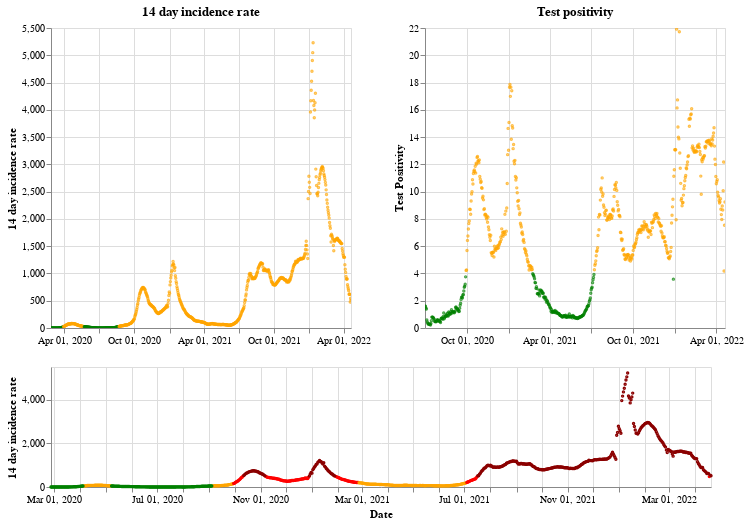

Write notebook code for a chart like this one.
### Markdown cell above
## Northern Ireland

### Code cell
plot_traffic_light('Northern Ireland')

### Figure 1 — Vega-Lite specification as saved in the notebook (floating-point values rounded to 4 significant figures; data arrays with more than 128 entries replaced by an {"elided": "..."} marker saying what was removed)
{"config": {"view": {"continuousWidth": 400, "continuousHeight": 300}}, "vconcat": [{"hconcat": [{"mark": {"type": "point", "size": 2}, "encoding": {"color": {"condition": {"value": "green", "test": "(datum.twoWeeklyCasesRate <= 25)"}, "value": "orange"}, "tooltip": [{"type": "nominal", "field": "areaName"}, {"type": "temporal", "field": "date"}, {"type": "quantitative", "field": "twoWeeklyCasesRate"}, {"type": "quantitative", "field": "testPositivity"}], "x": {"type": "temporal", "axis": {"title": ""}, "field": "date", "scale": {"domain": {"selection": "DateBrush"}}, "timeUnit": "yearmonthdate"}, "y": {"type": "quantitative", "axis": {"title": "14 day incidence rate"}, "field": "twoWeeklyCasesRate"}}, "title": "14 day incidence rate", "width": 300}, {"mark": {"type": "point", "size": 2}, "encoding": {"color": {"condition": {"value": "green", "test": "(datum.testPositivity <= 4)"}, "value": "orange"}, "tooltip": [{"type": "nominal", "field": "areaName"}, {"type": "temporal", "field": "date"}, {"type": "quantitative", "field": "twoWeeklyCasesRate"}, {"type": "quantitative", "field": "testPositivity"}], "x": {"type": "temporal", "axis": {"title": ""}, "field": "date", "scale": {"domain": {"selection": "DateBrush"}}, "timeUnit": "yearmonthdate"}, "y": {"type": "quantitative", "axis": {"title": "Test Positivity"}, "field": "testPositivity"}}, "title": "Test positivity", "width": 300}]}, {"layer": [{"mark": {"type": "point", "size": 2}, "encoding": {"color": {"condition": {"value": "orange", "test": "(((datum.testPositivity < 4) && (datum.twoWeeklyCasesRate >= 50)) && (datum.twoWeeklyCasesRate < 200))"}, "value": "red"}, "opacity": {"condition": {"value": 1, "test": "((datum.twoWeeklyCasesRate >= 50) && (datum.twoWeeklyCasesRate < 500))"}, "value": 0}, "tooltip": [{"type": "nominal", "field": "areaName"}, {"type": "temporal", "field": "date"}, {"type": "quantitative", "field": "twoWeeklyCasesRate"}, {"type": "quantitative", "field": "testPositivity"}], "x": {"type": "temporal", "axis": {"title": "Date"}, "field": "date", "timeUnit": "yearmonthdate"}, "y": {"type": "quantitative", "axis": {"title": "14 day incidence rate"}, "field": "twoWeeklyCasesRate"}}, "selection": {"DateBrush": {"type": "interval", "encodings": ["x"], "fields": ["Time"]}}}, {"mark": {"type": "point", "size": 2}, "encoding": {"color": {"value": "darkred"}, "opacity": {"condition": {"value": 1, "test": "(datum.twoWeeklyCasesRate >= 500)"}, "value": 0}, "tooltip": [{"type": "nominal", "field": "areaName"}, {"type": "temporal", "field": "date"}, {"type": "quantitative", "field": "twoWeeklyCasesRate"}, {"type": "quantitative", "field": "testPositivity"}], "x": {"type": "temporal", "axis": {"title": "Date"}, "field": "date", "timeUnit": "yearmonthdate"}, "y": {"type": "quantitative", "axis": {"title": "14 day incidence rate"}, "field": "twoWeeklyCasesRate"}}}, {"mark": {"type": "point", "size": 2}, "encoding": {"color": {"condition": {"value": "green", "test": "((datum.testPositivity < 4) && (datum.twoWeeklyCasesRate < 50))"}, "value": "orange"}, "opacity": {"condition": {"value": 1, "test": "(datum.twoWeeklyCasesRate < 50)"}, "value": 0}, "tooltip": [{"type": "nominal", "field": "areaName"}, {"type": "temporal", "field": "date"}, {"type": "quantitative", "field": "twoWeeklyCasesRate"}, {"type": "quantitative", "field": "testPositivity"}], "x": {"type": "temporal", "axis": {"title": "Date"}, "field": "date", "timeUnit": "yearmonthdate"}, "y": {"type": "quantitative", "axis": {"title": "14 day incidence rate"}, "field": "twoWeeklyCasesRate"}}}], "height": 120, "width": 660}], "data": {"name": "data-6e4723eab7a3d6a66b0873f183536d56"}, "$schema": "https://vega.github.io/schema/vega-lite/v4.8.1.json", "datasets": {"data-6e4723eab7a3d6a66b0873f183536d56": {"elided": "785 records"}}}
